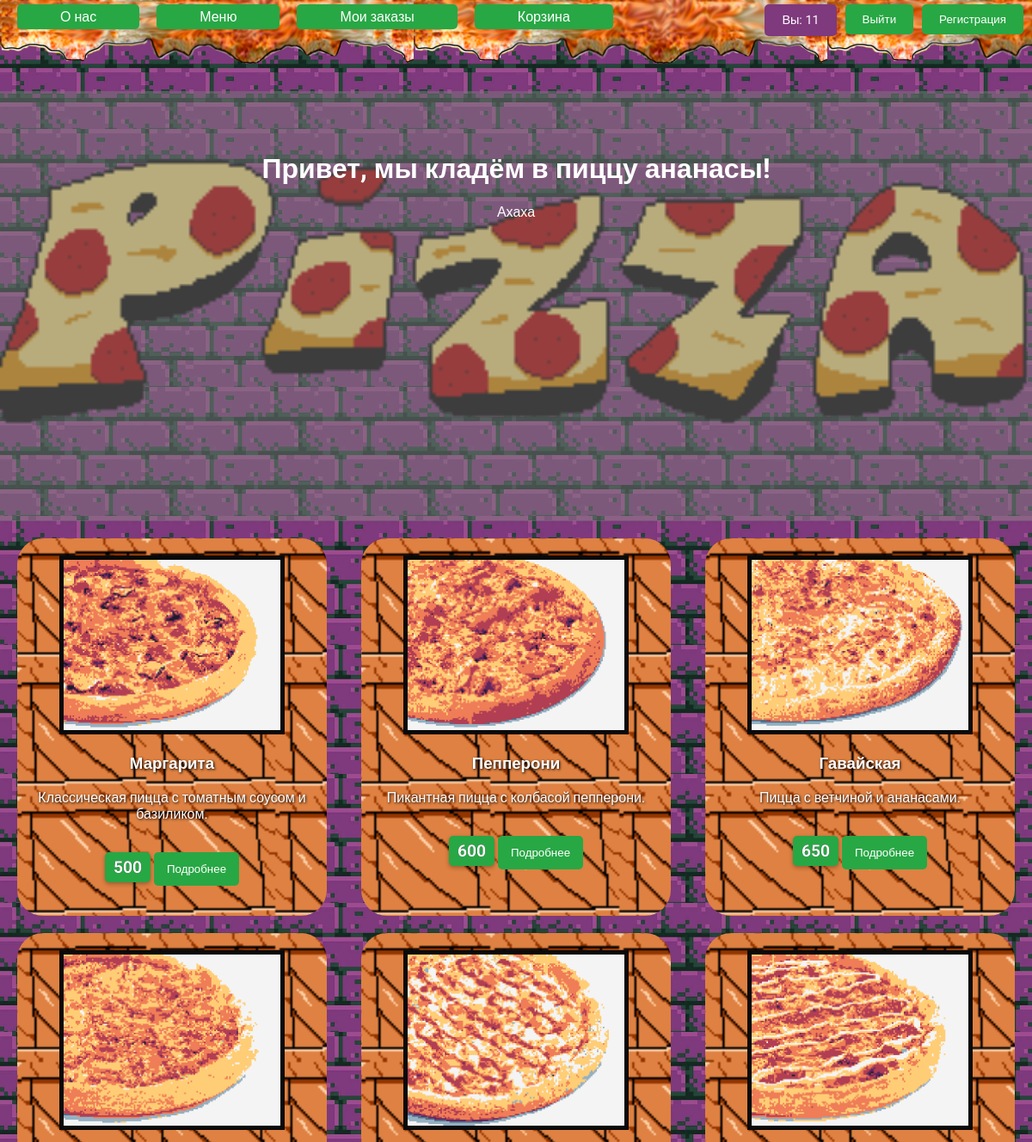
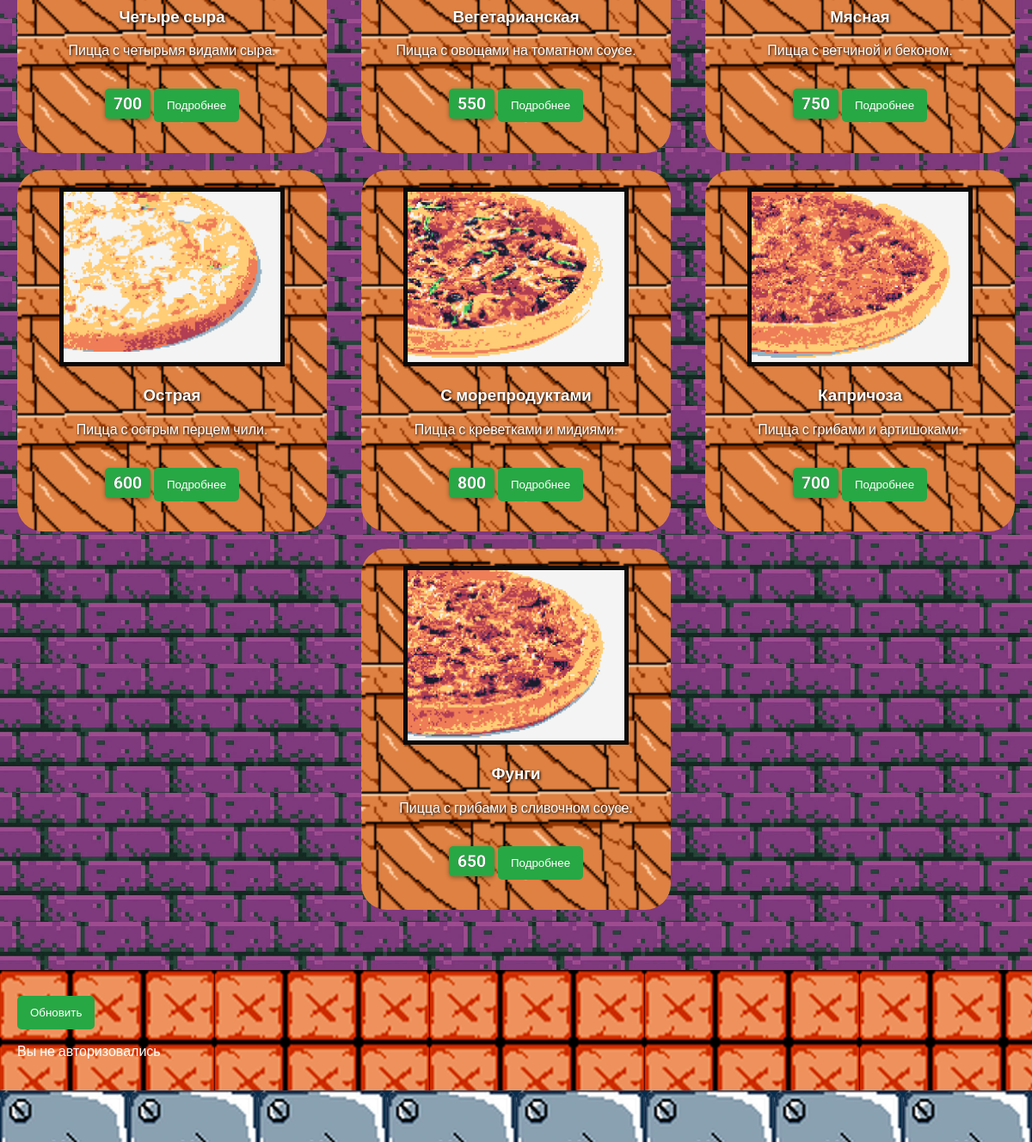
/ (signed in), run on the app's committed database (2 pictures, top to bottom).
### tables this page shows
CREATE TABLE `dish` (
  `id` int NOT NULL,
  `name` varchar(45) DEFAULT NULL,
  `Description_sh` varchar(105) DEFAULT NULL,
  `Description_fu` varchar(500) DEFAULT NULL,
  `Picture` varchar(45) DEFAULT NULL,
  `Cost` int DEFAULT NULL,
  PRIMARY KEY (`id`)
);

### php/databaseconnect.php (called while the page is built, shortened)
<?php
function sqlrequest($query) {
    $servername = "localhost";
    $username = "root";
    $password = "0000";
    $database = "pizza";
    $conn = mysqli_connect($servername, $username, $password, $database);
    if (stripos($query, ';') !== false) {
        if (mysqli_multi_query($conn, $query)) {
            $results = [];
            do {
                if (mysqli_errno($conn)) {
                    die("Query failed: " . mysqli_error($conn));
                }
                if ($result = mysqli_store_result($conn)) {
                    while ($row = mysqli_fetch_assoc($result)) {
                        $results[] = $row;
                    }
                    mysqli_free_result($result);
                }
            } while (mysqli_more_results($conn) && mysqli_next_result($conn));
            mysqli_close($conn);
            return $results;
        } else {
            die("Query failed: " . mysqli_error($conn));
        }
    } else {
        $result = mysqli_query($conn, $query);
        $data = [];
        if (stripos($query, 'SELECT') === 0) {
            if (mysqli_num_rows($result) > 0) {
                while ($row = mysqli_fetch_assoc($result)) {
                    $data[] = $row;
                }
            }
        }
        return $data;
    }
}
?>

### index.php (the view, shortened to what this page needs)
<?php
$userNick = isset($_SESSION['user_nick']) ? $_SESSION['user_nick'] : null;
include 'php/databaseconnect.php';
$dishes = sqlrequest("SELECT * FROM dish");
?>
<!DOCTYPE html>
<html lang="ru">
<head>
    <link rel="stylesheet" href="style.css">
</head>
<body>
    <div class="container">
        <div class="navbar">
            <a href="#about">О нас</a>
            <a href="#menu">Меню</a>
            <a href="#zakaz">Мои заказы</a>
            <a onclick="openCartPopup('cartPopup')">Корзина</a>
            <p id="statusMessage" >Вы: <?= $userNick ? htmlspecialchars($userNick) : 'не авторизовались' ?></p>
            <button id="authButton" class="auth-button" onclick="openPopup('authPopup')"><?= $userNick ? 'Выйти' : 'Авторизация' ?></button>
            <button id="regButton" class="auth-button" onclick="openPopup('authPopup')">Регистрация</button>
        </div>
        <div class="about-section" id="about">
            <h1>Привет, мы кладём в пиццу ананасы!</h1>
            <p>Ахаха</p>
        </div>
        <div class="menu-block" id="menu">
            <?php if ($dishes): ?>
                <?php foreach ($dishes as $dish): ?>
                    <div class="block">
                        <img src="./img/pizzaImg/<?= htmlspecialchars($dish['Picture']) ?>.png" alt="<?= htmlspecialchars($dish['name']) ?>" onclick="openPopup('popup<?= $dish['id'] ?>')" style="cursor: pointer;">
                        <h3><?= htmlspecialchars($dish['name']) ?></h3>
                        <p><?= htmlspecialchars($dish['Description_sh']) ?></p>
                        <p class="cost-text"><?= htmlspecialchars($dish['Cost']) ?></p>
                        <button class="menu-button" onclick="openPopup('popup<?= $dish['id'] ?>')">Подробнее</button>
                    </div>
                <?php endforeach; ?>
            <?php else: ?>
                <p>Нет доступных блюд.</p>
            <?php endif; ?>
        </div>
    <div class="container" id="zakaz">
        <div class="order-container">
            <button onclick="updateOrders()">Обновить</button>
            <div id="ord"></div>
        </div>
        <footer class="footer"></footer>
    </div>
</body>
</html>

### style.css (style rules this page uses)
body { display: flex; flex-direction: column; min-height: 100vh; margin: 0; background-image: url('./img/block.png'); background-repeat: repeat; background-size: 150px 150px; background-color: #490740; font-family: 'Roboto', sans-serif; }
.container { display: flex; flex-direction: column; flex: 1; }
.navbar { display: flex; justify-content: flex-start; align-items: flex-start; padding: 5px 10px; background-image: url('./img/imgTop.png'); height: 12vh; background-size: contain; position: sticky; top: 0; z-index: 1000; }
.navbar a { color: white; background-color: #28a745; padding: 5px 50px; text-decoration: none; border-radius: 5px; cursor: pointer; margin: 0 10px; }
.auth-button { padding: 10px 20px; background-color: #28a745; color: white; border: none; border-radius: 5px; cursor: pointer; margin-top: 0px; margin-left: 10px; }
#statusMessage { margin-left: auto; color: white; background-color: #7f397d; padding: 10px 20px; margin-top: 0px; border-radius: 5px; font-size: 0.9em; text-align: center; }
.about-section { background-image: url('./img/imgHeadBack.png'); background-size: cover; background-position: center; padding: 50px 20px; text-align: center; min-height: 400px; position: relative; }
.about-section::before { content: ""; position: absolute; top: 0; left: 0; right: 0; bottom: 0; background-color: rgba(122, 122, 122, 0.5); z-index: 1; }
.about-section h1, .about-section p { position: relative; color: rgb(255, 255, 255); z-index: 2; }
.menu-block { display: flex; flex-wrap: wrap; justify-content: space-around; margin-top: 20px; }
.block { width: 30%; margin-bottom: 20px; text-align: center; position: relative; background-image: url('./img/blockMenu.png'); background-repeat: repeat; background-size: 150px 150px; background-color: #6d3f03; padding-bottom: 20px; border-radius: 30px; color: white; font-size: 1em; text-shadow: 1px 1px 3px rgba(0, 0, 0, 1); }
.cost-text { color: rgb(255, 255, 255);; font-weight: bold; font-size: 1.2em; background-color: #28a745; padding: 6px 10px; border-radius: 5px; display: inline-block; box-shadow: 0 2px 5px rgba(0, 0, 0, 0.3); text-shadow: 0px 0px 0px rgba(0, 0, 0, 1); }
.block img { width: 70%; height: auto; margin-top: 20px; border: 5px solid #0A0A0A; transition: transform 0.1s ease; }
.block img::after { content: ""; position: absolute; top: 0; left: 0; right: 0; bottom: 0; background-color: rgba(34, 139, 34, 0.5); opacity: 0; transition: opacity 0.3s ease; }
button { background-color: #28a745; color: white; border: none; border-radius: 5px; padding: 12px 15px; cursor: pointer; margin-top: 10px; }
.footer { text-align: center; padding: 30px; color: white; margin-top: auto; background-image: url('./img/footBlock.png'); background-repeat: repeat; background-size: 150px 150px; background-color: #042c4d; }
.order-container { text-align: left; margin-top: 50px; padding: 20px; color: white; background-image: url('./img/ZakazBlock.png'); background-repeat: repeat; background-size: 250px 250px; background-color: #042c4d; }

### data on the page
dish: Picture (picture), name "Маргарита", Description_sh "Классическая пицца с томатным соусом и базиликом.", Cost "500"
dish: Picture (picture), name "Пепперони", Description_sh "Пикантная пицца с колбасой пепперони.", Cost "600"
dish: Picture (picture), name "Гавайская", Description_sh "Пицца с ветчиной и ананасами.", Cost "650"
dish: Picture (picture), name "Четыре сыра", Description_sh "Пицца с четырьмя видами сыра.", Cost "700"
dish: Picture (picture), name "Вегетарианская", Description_sh "Пицца с овощами на томатном соусе.", Cost "550"
dish: Picture (picture), name "Мясная", Description_sh "Пицца с ветчиной и беконом.", Cost "750"
dish: Picture (picture), name "Острая", Description_sh "Пицца с острым перцем чили.", Cost "600"
dish: Picture (picture), name "С морепродуктами", Description_sh "Пицца с креветками и мидиями.", Cost "800"
dish: Picture (picture), name "Капричоза", Description_sh "Пицца с грибами и артишоками.", Cost "700"
dish: Picture (picture), name "Фунги", Description_sh "Пицца с грибами в сливочном соусе.", Cost "650"

### other printed values
$userNick "11"
